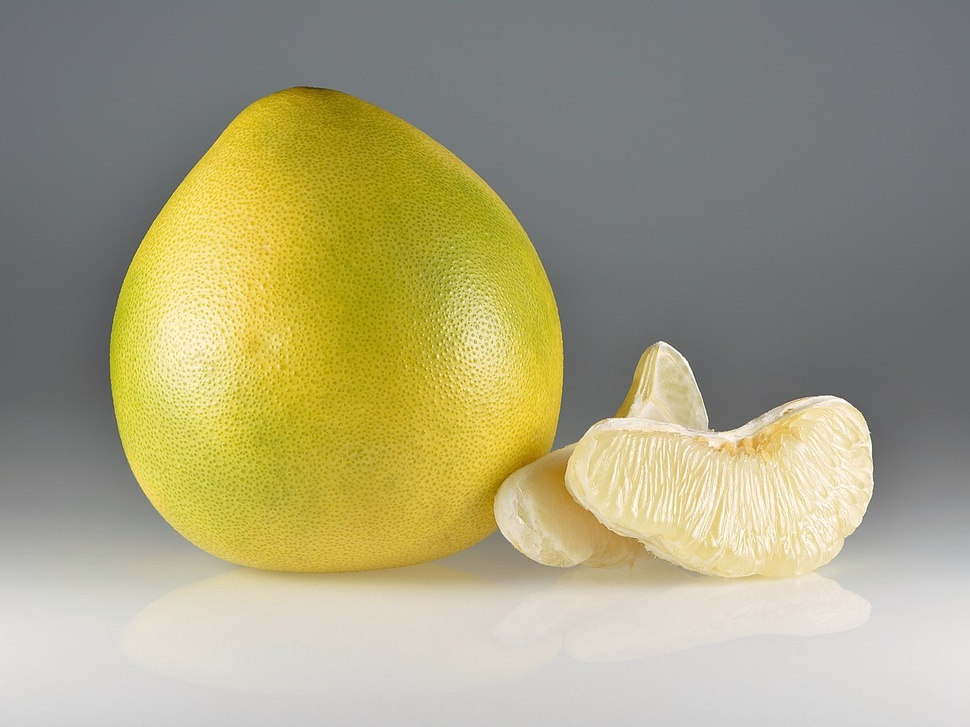
%> input picture test5.jpg, 970 x 727 px, shrunk from 1200 x 900 before the run
$ octave t1.m   (GNU Octave 9; MATLAB toolbox functions it lacks are replaced by stand-ins)
%> lines starting %> are read from the running program, lines starting %| are printed output that depends on the picture; in (x1, y1, x2, y2) boxes, pixels count from 0 and x2, y2 are one past the last pixel; in counts of white or black regions, pixels touching at a corner belong together; the program's own positions count from 1
%> further down, image is the input picture: size 727x970x3 uint8; mean R, G, B 167, 161.5, 126.9
### Prewitt.m
function result = Prewitt(image)
    image = rgb2gray(image);
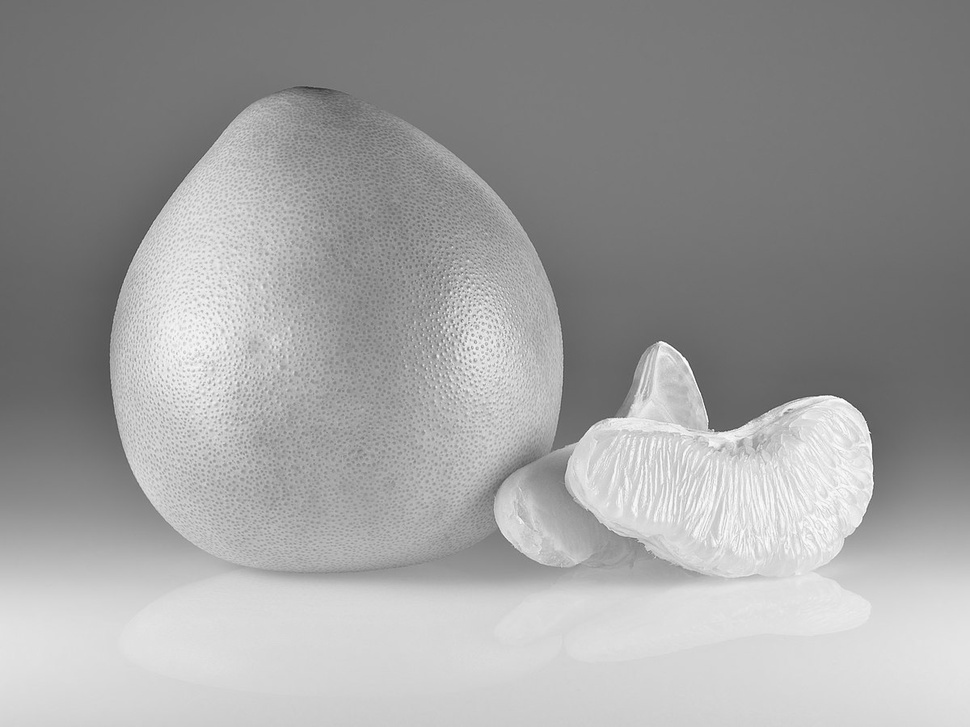
%> image: size 727x970 uint8; min 47, max 254, mean 159.2
    Px = [-1 0 1; -1 0 1; -1 0 1];
    Py = [-1 -1 -1; 0 0 0; 1 1 1];
    Jx = conv2(double(image), double(Px), 'same');
    Jy = conv2(double(image), double(Py), 'same');
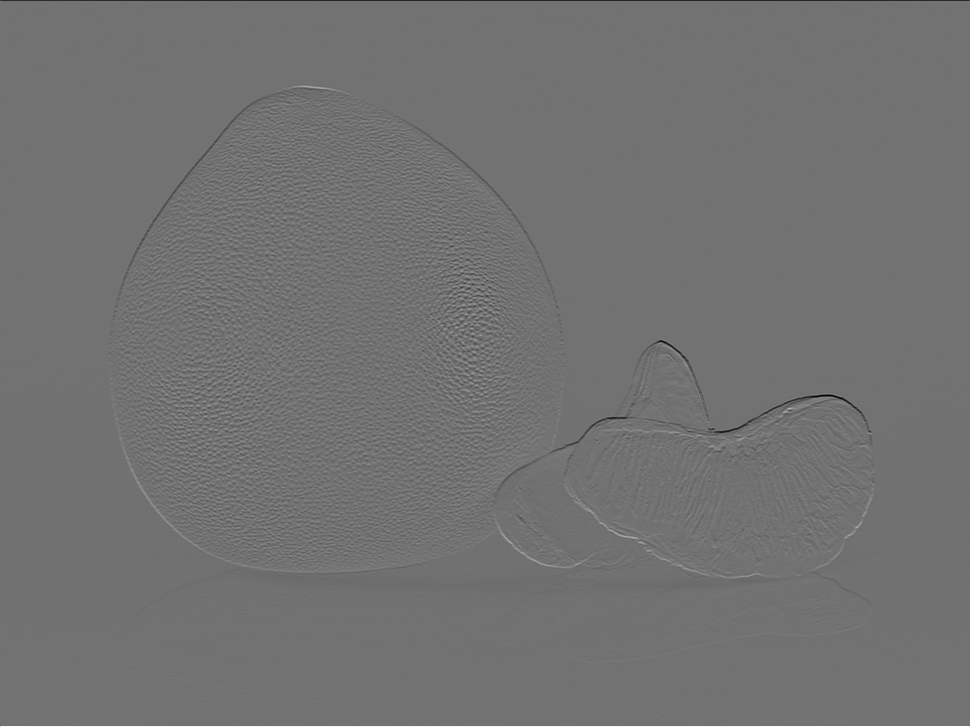
%> Jy: size 727x970 double; min -535, max 658, mean -0.4; drawn with min black and max white
    result = uint8(sqrt(Jx.^2 + Jy.^2));
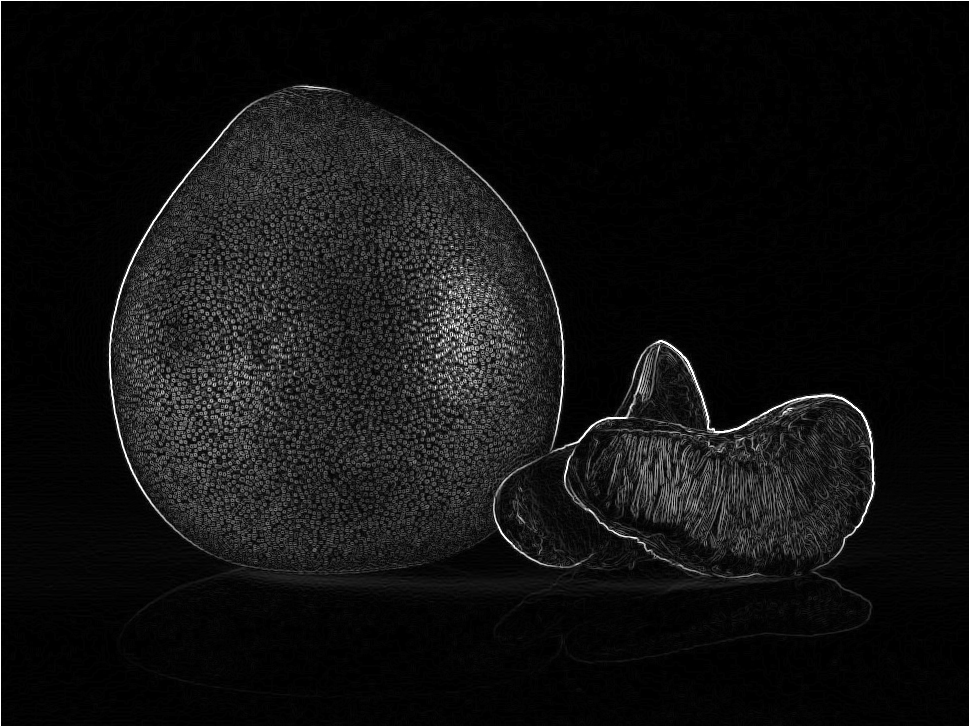
%> result: size 727x970 uint8; min 0, max 255, mean 17.9

### segment.m
function result = segment(im, edge)
   f = uint8(edge);
   try
       f = rgb2gray(f);
   catch
   end
   try
       f = imbinarize(f);
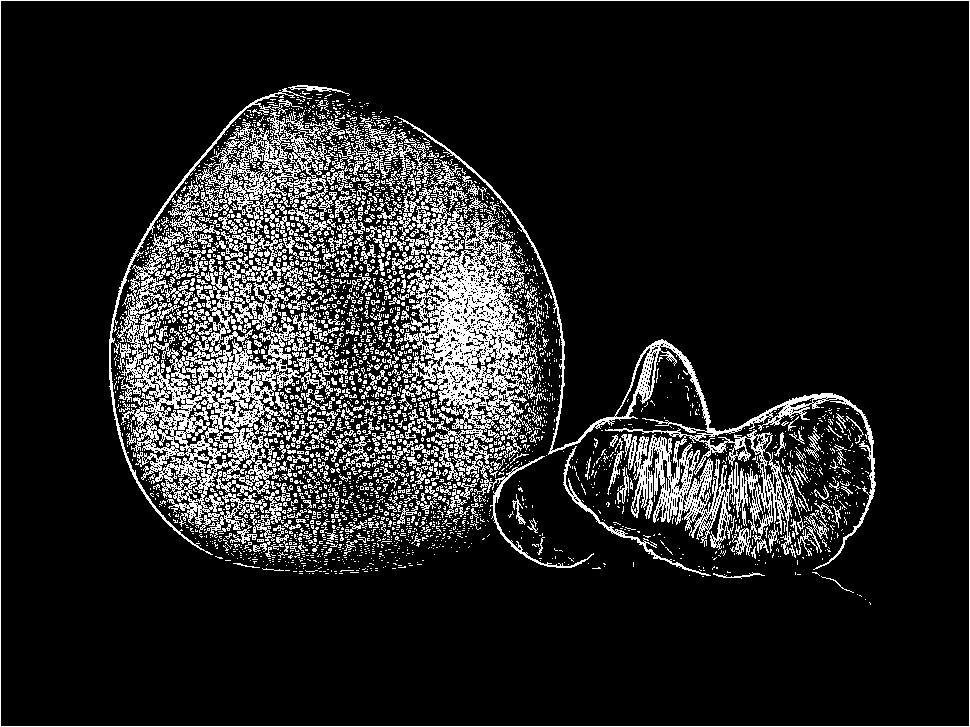
%> f: size 727x970 logical; 13.7% white in thin lines or dots
   catch
   end

   [m, n] = size(f);
%> m = 727; n = 970
   f = f(25:m-25, 25:n-25);
%> f: size 678x921 logical; 14.9% white in thin lines or dots, all inside (x1, y1, x2, y2) = (85, 61, 852, 581)

   for i = [0, 45, 90, 135]
       f = imclose(f, strel('line', 5, i));
   end
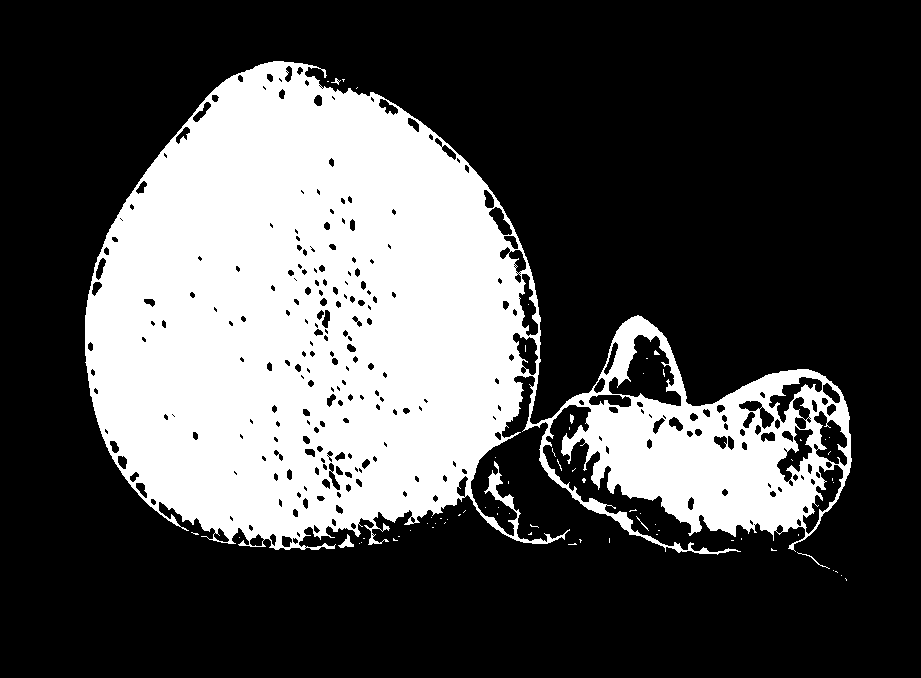
%> f: size 678x921 logical; 30.5% white; 68 white regions (62 under 20 px), largest, box (x1, y1, x2, y2) and area: (85, 61, 852, 555) 189773, (338, 534, 354, 548) 92, (797, 552, 830, 569) 44, (570, 414, 574, 424) 29, (331, 78, 341, 85) 24, (636, 516, 649, 531) 23

   f = imfill(f, 'holes');
%> f: size 678x921 logical; 33.3% white; 55 white regions (49 under 20 px), largest, box (x1, y1, x2, y2) and area: (85, 61, 852, 555) 207241, (338, 534, 354, 548) 92, (797, 552, 830, 569) 44, (570, 414, 574, 424) 29, (331, 78, 341, 85) 26, (636, 516, 649, 531) 23
   f = imopen(f, strel(ones(3, 3)));
%> f: size 678x921 logical; 33.1% white; 34 white regions (12 under 20 px), largest, box (x1, y1, x2, y2) and area: (85, 61, 541, 550) 165661, (561, 316, 852, 537) 38230, (571, 490, 640, 536) 607

   f = imdilate(f, strel('disk', 3));
%> f: size 678x921 logical; 34.6% white; 18 white regions, largest, box (x1, y1, x2, y2) and area: (83, 59, 543, 552) 169963, (559, 314, 854, 539) 40740, (523, 413, 661, 546) 2314

   f = padarray(f,[25 25],0,'both');
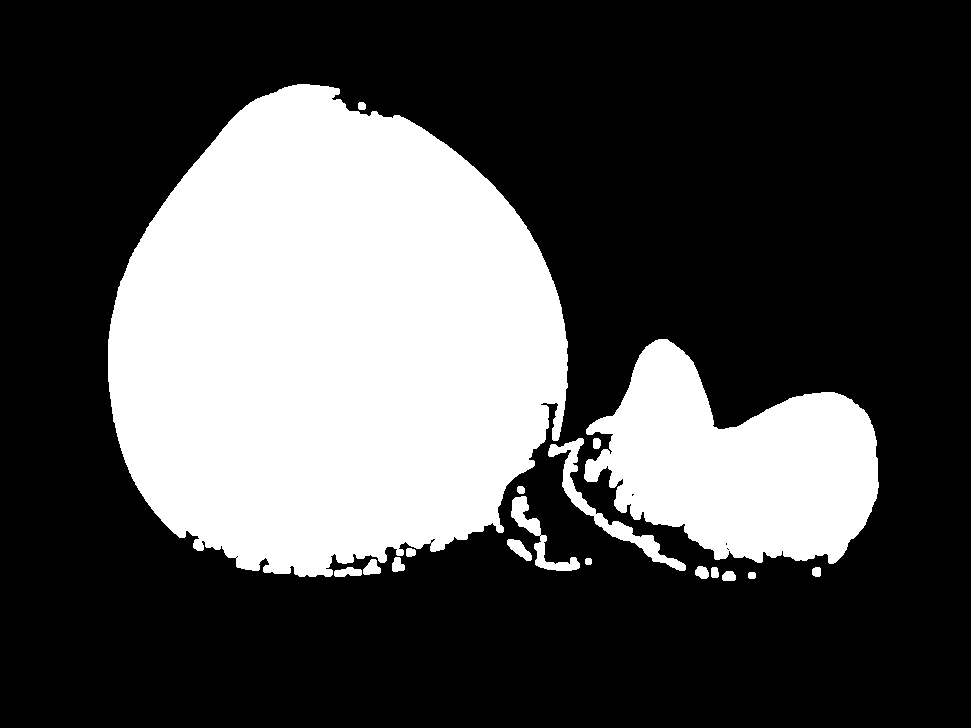
%> f: size 728x971 logical; 30.5% white; 18 white regions, largest, box (x1, y1, x2, y2) and area: (108, 84, 568, 577) 169963, (584, 339, 879, 564) 40740, (548, 438, 686, 571) 2314
%> the run ends on the next line
   f = imcrop(f, centerCropWindow2d(size(f), size(im(:,:,1))));

   im(:,:,1) = im(:,:,1).*uint8(f);
   im(:,:,2) = im(:,:,2).*uint8(f);
   im(:,:,3) = im(:,:,3).*uint8(f);
   result = im;

### t1.m
clc;
image = imread("test5.jpg");
% [6 lines of commented-out code are left out]
Jedge = Prewitt(image);
% Jedge = Robert(image);
% Jedge = Canny(image);
% figure, imshow(Jedge);

HJedge = Jedge;
try
    HJedge = rgb2gray(edge);
    HJedge = imbinarize(HJedge);
catch
end

try
    HJedge = imbinarize(edge);
catch
end

% HJedge = Hystheresis(HJedge, 200, 100);
figure, imshow(HJedge);
segmented = segment(image, HJedge);

$ run again, with test1.jpg copied over test5.jpg
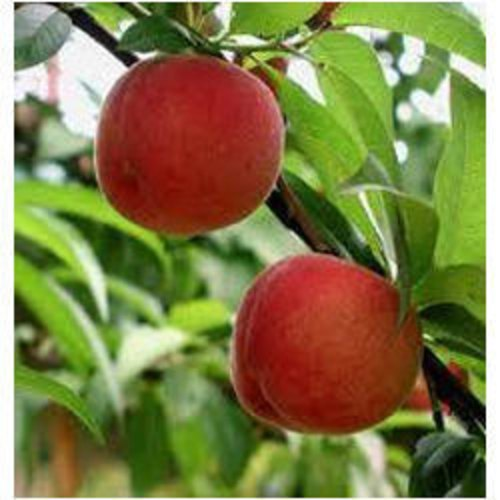
%> input picture test1.jpg, 500 x 500 px
%> image is the input picture: size 500x500x3 uint8; mean R, G, B 127.6, 124.3, 71.9
%> image: size 500x500 uint8
%> after the loop in segment, `for i = [0, 45, 90, 135]`:
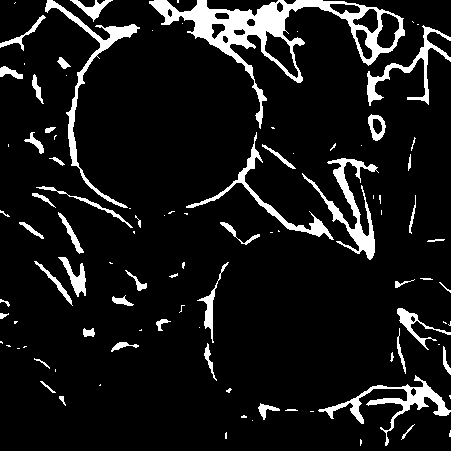
%> f: size 451x451 logical; 9.3% white; 100 white regions (48 under 20 px), largest, box (x1, y1, x2, y2) and area: (149, 0, 405, 129) 5882, (302, 158, 379, 260) 1752, (45, 0, 140, 208) 1735
%> in segment, `f = padarray(f,[25 25],0,'both');`:
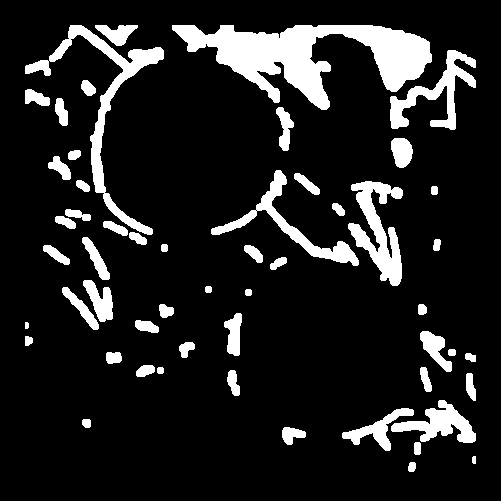
%> f: size 501x501 logical; 12.9% white; 54 white regions, largest, box (x1, y1, x2, y2) and area: (172, 25, 432, 110) 9761, (25, 25, 164, 235) 3591, (348, 181, 403, 286) 2650

$ run again, with test2.jpg copied over test5.jpg
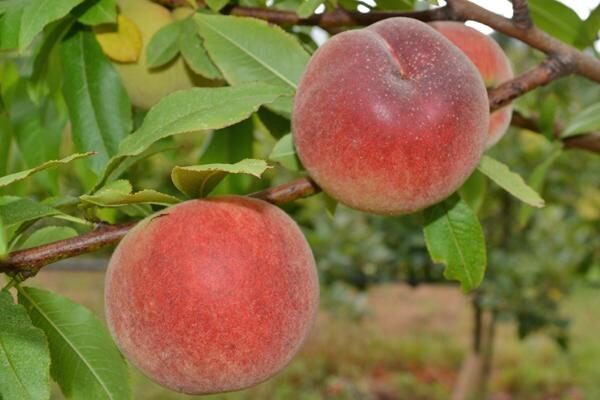
%> input picture test2.jpg, 600 x 400 px
%> image is the input picture: size 400x600x3 uint8; mean R, G, B 131.1, 113.9, 63
%> image: size 400x600 uint8
%> after the loop in segment, `for i = [0, 45, 90, 135]`:
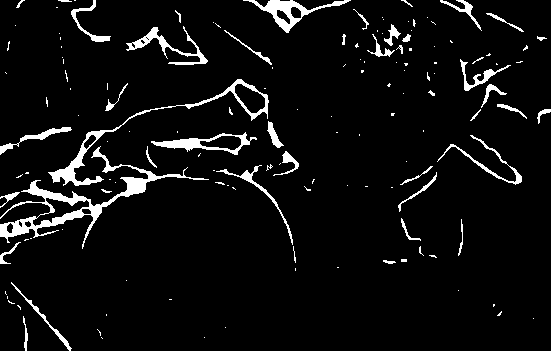
%> f: size 351x551 logical; 5.8% white; 143 white regions (98 under 20 px), largest, box (x1, y1, x2, y2) and area: (0, 146, 209, 249) 2567, (48, 79, 269, 186) 1434, (243, 0, 351, 33) 863
%> in segment, `f = padarray(f,[25 25],0,'both');`:
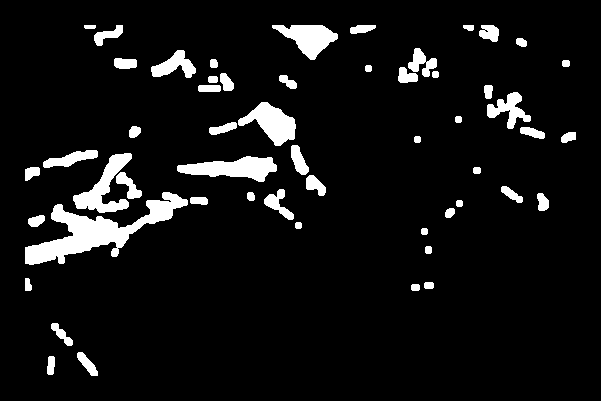
%> f: size 401x601 logical; 7.3% white; 54 white regions, largest, box (x1, y1, x2, y2) and area: (25, 192, 188, 265) 3831, (177, 156, 277, 182) 1507, (73, 153, 132, 213) 1370

$ run again, with test3.jpg copied over test5.jpg
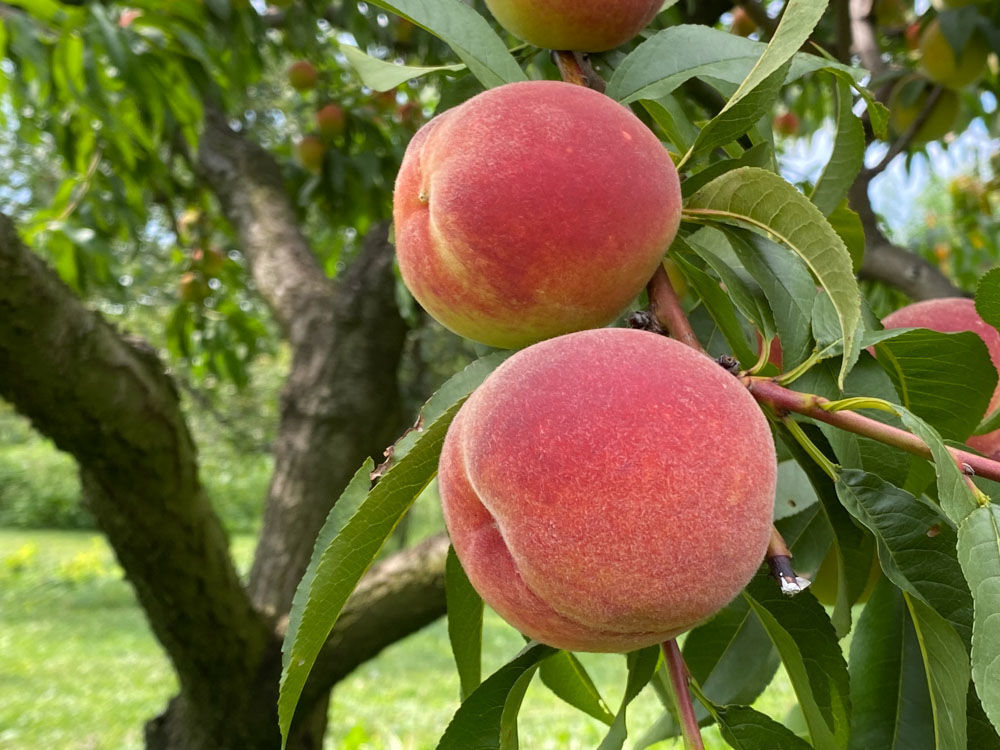
%> input picture test3.jpg, 1000 x 750 px
%> image is the input picture: size 750x1000x3 uint8; mean R, G, B 116.3, 108.5, 60.6
%> image: size 750x1000 uint8
%> after the loop in segment, `for i = [0, 45, 90, 135]`:
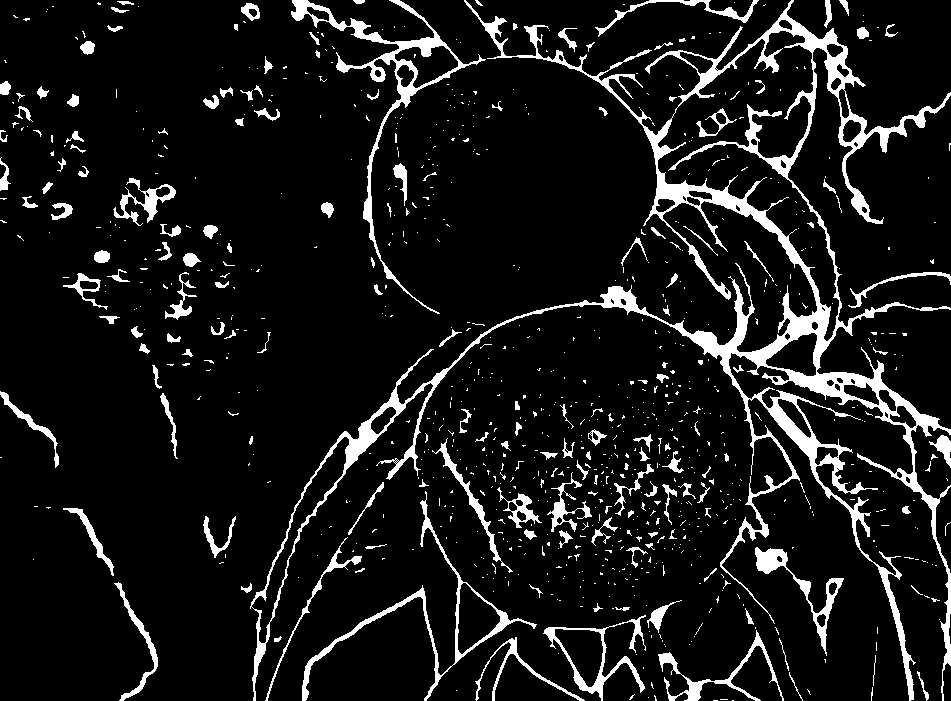
%> f: size 701x951 logical; 9.4% white; 903 white regions (737 under 20 px), largest, box (x1, y1, x2, y2) and area: (250, 0, 951, 701) 31501, (291, 0, 486, 314) 3975, (302, 491, 537, 701) 2435
%> in segment, `f = padarray(f,[25 25],0,'both');`:
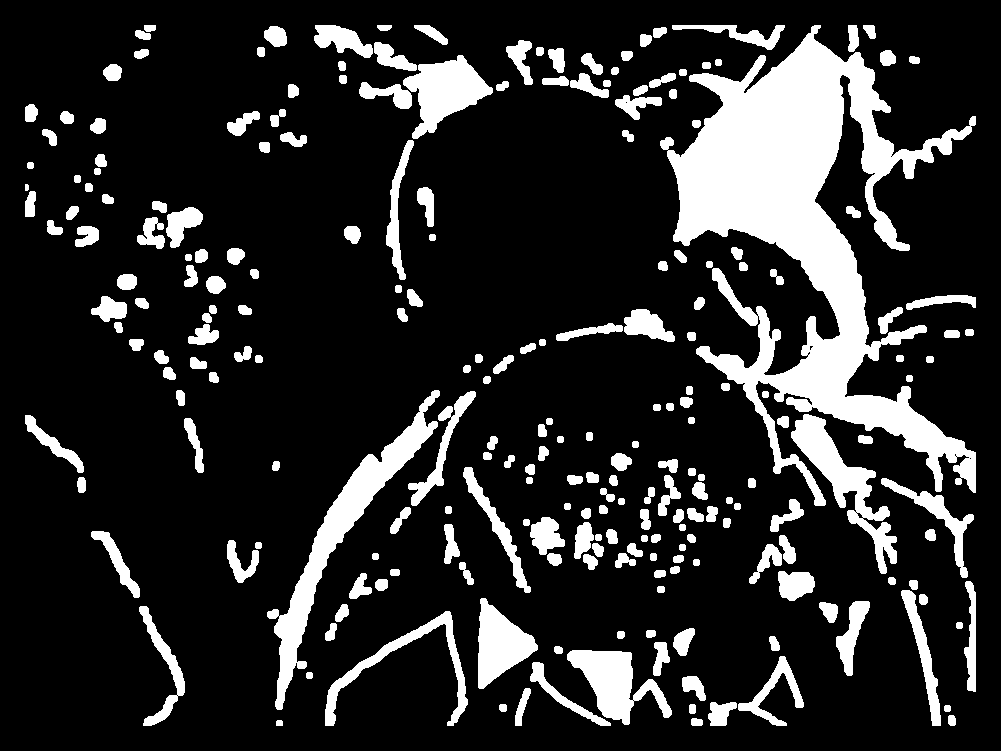
%> f: size 751x1001 logical; 17% white; 238 white regions, largest, box (x1, y1, x2, y2) and area: (660, 25, 976, 506) 50308, (267, 390, 440, 710) 7907, (791, 414, 897, 574) 4459
